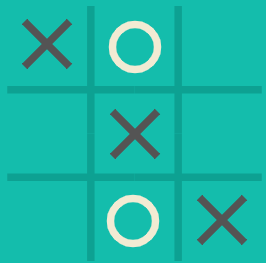
#> input picture sub/dataset/possible/unknown1.png, 266 x 263 px
$ python 141166.py
#> lines starting #> are read from the running program, lines starting #| are printed output that depends on the picture
from sklearn.svm import SVR
from sklearn.svm import SVC
import numpy as np
import cv2

y=0

possible1 = cv2.imread('dataset/possible/unknown1.png')
#> possible1 is the input picture: shape (263, 266, 3); mean B, G, R 167.1, 183.4, 28.4
possible2 = cv2.imread('dataset/possible/unknown2.png')
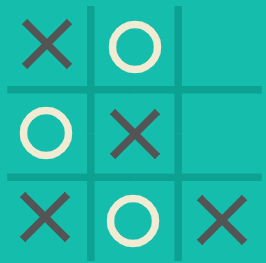
#> input picture sub/dataset/possible/unknown2.png, 266 x 263 px
#> possible2 is the input picture: shape (263, 266, 3); mean B, G, R 166.5, 182.8, 32.5
possible3 = cv2.imread('dataset/possible/unknown3.png')
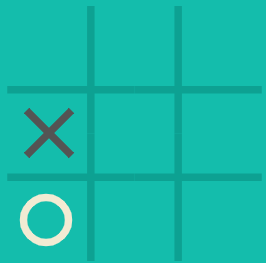
#> input picture sub/dataset/possible/unknown3.png, 266 x 263 px
#> possible3 is the input picture: shape (263, 266, 3); mean B, G, R 168.7, 185.4, 23.4
possible4 = cv2.imread('dataset/possible/unknown4.png')
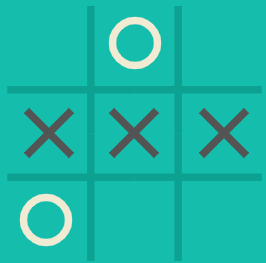
#> input picture sub/dataset/possible/unknown4.png, 266 x 263 px
#> possible4 is the input picture: shape (263, 266, 3); mean B, G, R 167.1, 183.4, 28.4
possible5 = cv2.imread('dataset/possible/unknown5.png')
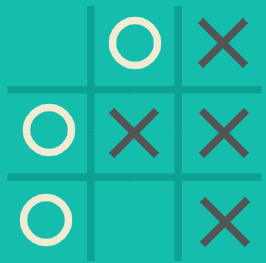
#> input picture sub/dataset/possible/unknown5.png, 266 x 263 px
#> possible5 is the input picture: shape (263, 266, 3); mean B, G, R 166.5, 182.8, 32.5
possible6 = cv2.imread('dataset/possible/unknown6.png')
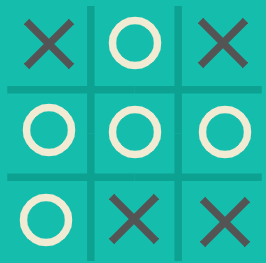
#> input picture sub/dataset/possible/unknown6.png, 266 x 263 px
#> possible6 is the input picture: shape (263, 266, 3); mean B, G, R 167.7, 184.1, 39.1
possible7 = cv2.imread('dataset/possible/unknown7.png')
possible8 = cv2.imread('dataset/possible/unknown8.png')
possible9 = cv2.imread('dataset/possible/unknown9.png')
possible10 = cv2.imread('dataset/possible/unknown10.png')
# [10 lines of commented-out code are left out]

impossible1 = cv2.imread('dataset/impossible/unknown1.png')
impossible2 = cv2.imread('dataset/impossible/unknown2.png')
impossible3 = cv2.imread('dataset/impossible/unknown3.png')
impossible4 = cv2.imread('dataset/impossible/unknown4.png')
impossible5 = cv2.imread('dataset/impossible/unknown5.png')
impossible6 = cv2.imread('dataset/impossible/unknown6.png')
impossible7 = cv2.imread('dataset/impossible/unknown7.png')
impossible8 = cv2.imread('dataset/impossible/unknown8.png')
impossible9 = cv2.imread('dataset/impossible/unknown9.png')
impossible10 = cv2.imread('dataset/impossible/unknown10.png')
# [12 lines of commented-out code are left out]
#> (the run stopped early here; a loop or call above may not have finished)
